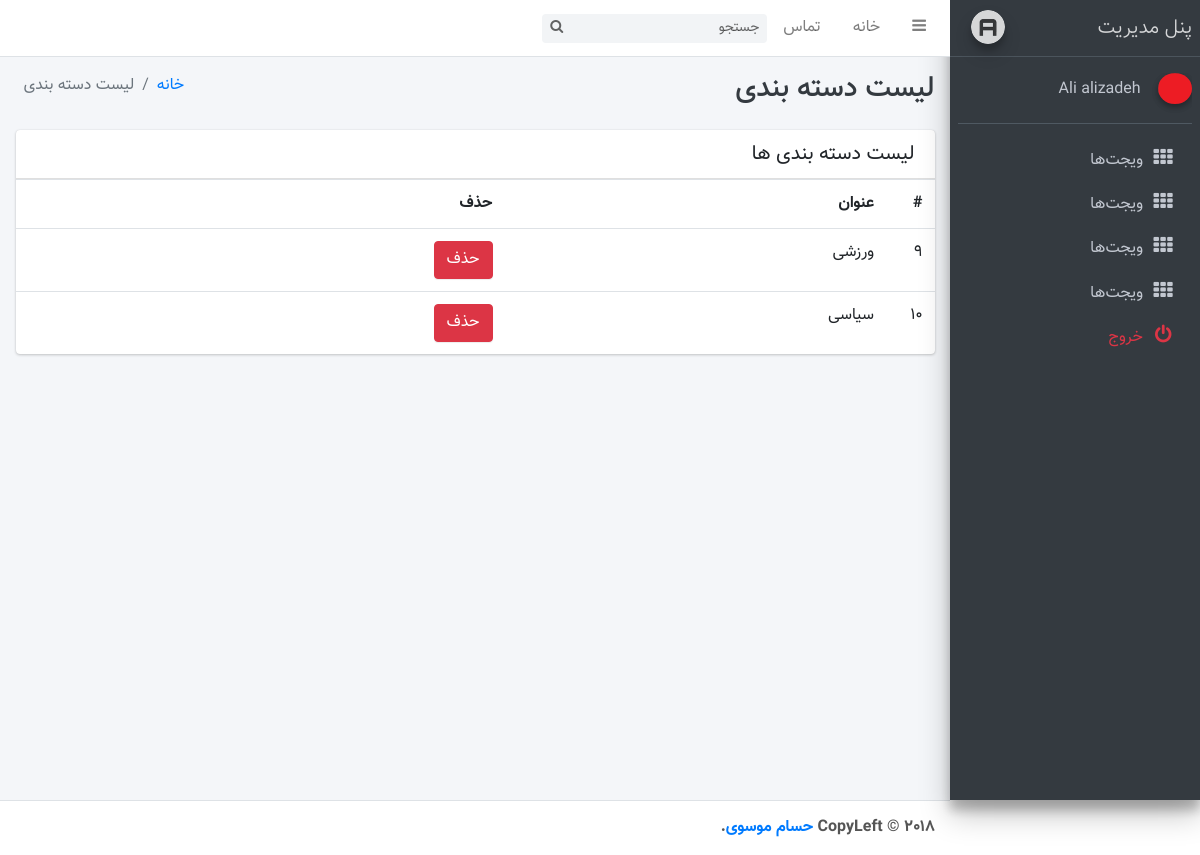
The app's page /panel/list-category/ (signed in) with its own data.
### Panel/models.py (models this page shows)
class Member(models.Model):
    name = models.CharField(max_length=100, default="ادمین", help_text="اسم ادمین")
    email = models.CharField(max_length=100, default="", help_text="ایمیل ادمین")
    phone = models.CharField(max_length=20, default="0", help_text="شماره موبایل ادمین")
    profile = models.ImageField(upload_to="adminProfile//%Y/%m/%d/%H/%m/%s", default="adminProfile/default.jpg",
                                help_text="عکس ادمین")
    password = models.TextField(default="", help_text="پسورد ادمین")

class Category(models.Model):
    title = models.CharField(max_length=100, default="")
    news_count = models.IntegerField(default=0)

### Panel/views.py (the view, shortened to what this page needs)
# urls.py: path('list-category/', views.list_catergory, name='panel_list_category'),
def list_catergory(request):
    id = request.session["member_id"]
    if not id:
        return HttpResponseRedirect("/panel/login/")
    context = {}
    context.update({"Member": Member.objects.get(id=id)})
    context.update({"Category": Category.objects.all()})
    return render(request, "list-category.html", context)

### Panel/templates/list-category.html (shortened to what this page needs)
<!DOCTYPE html>
<html>
<head>
    {% load static%}
    <link rel="stylesheet" href="{% static 'plugins/font-awesome/css/font-awesome.min.css' %}">
    <link rel="stylesheet" href="https://code.ionicframework.com/ionicons/2.0.1/css/ionicons.min.css">
    <link rel="stylesheet" href="{% static 'dist/css/adminlte.min.css' %}">
    <link rel="stylesheet" href="{% static 'plugins/iCheck/flat/blue.css' %}">
    <link rel="stylesheet" href="{% static 'plugins/morris/morris.css' %}">
    <link rel="stylesheet" href="{% static 'plugins/jvectormap/jquery-jvectormap-1.2.2.css' %}">
    <link rel="stylesheet" href="{% static 'plugins/datepicker/datepicker3.css' %}">
    <link rel="stylesheet" href="{% static 'plugins/daterangepicker/daterangepicker-bs3.css' %}">
    <link rel="stylesheet" href="{% static 'plugins/bootstrap-wysihtml5/bootstrap3-wysihtml5.min.css"
    ' %}">
    <link rel="stylesheet" href="{% static 'dist/css/bootstrap-rtl.min.css' %}">
    <link rel="stylesheet" href="{% static 'dist/css/custom-style.css' %}">
</head>
<body class="hold-transition sidebar-mini">
<div class="wrapper">
    <nav class="main-header navbar navbar-expand bg-white navbar-light border-bottom">
        <ul class="navbar-nav">
            <li class="nav-item">
                <a class="nav-link" data-widget="pushmenu" href="#"><i class="fa fa-bars"></i></a>
            </li>
            <li class="nav-item d-none d-sm-inline-block">
                <a href="index3.html" class="nav-link">خانه</a>
            </li>
            <li class="nav-item d-none d-sm-inline-block">
                <a href="#" class="nav-link">تماس</a>
            </li>
        </ul>
        <form class="form-inline ml-3">
            <div class="input-group input-group-sm">
                <input class="form-control form-control-navbar" type="search" placeholder="جستجو" aria-label="Search">
                <div class="input-group-append">
                    <button class="btn btn-navbar" type="submit">
                        <i class="fa fa-search"></i>
                    </button>
                </div>
            </div>
        </form>
    </nav>
    <aside class="main-sidebar sidebar-dark-primary elevation-4">
        <a href="index3.html" class="brand-link">
            <img src="{% static 'dist/img/AdminLTELogo.png' %}" alt="AdminLTE Logo"
                 class="brand-image img-circle elevation-3"
                 style="opacity: .8">
            <span class="brand-text font-weight-light">پنل مدیریت</span>
        </a>
        <div class="sidebar" style="direction: ltr">
            <div style="direction: rtl">
                <div class="user-panel mt-3 pb-3 mb-3 d-flex">
                    <div class="image">
                        <img src="{{ Member.profile.url}}"
                             class="img-circle elevation-2" alt="User Image">
                    </div>
                    <div class="info">
                        <a href="#" class="d-block">{{ Member.name }}</a>
                    </div>
                </div>
                <nav class="mt-2">
                    <ul class="nav nav-pills nav-sidebar flex-column" data-widget="treeview" role="menu"
                        data-accordion="false">
                        <li class="nav-item">
                            <a href="#" class="nav-link">
                                <i class="nav-icon fa fa-th"></i>
                                <p>
                                    ویجت‌ها
                                </p>
                            </a>
                        </li>
                        <li class="nav-item">
                            <a href="#" class="nav-link">
                                <i class="nav-icon fa fa-th"></i>
                                <p>
                                    ویجت‌ها
                                </p>
                            </a>
                        </li>
                        <li class="nav-item">
                            <a href="#" class="nav-link">
                                <i class="nav-icon fa fa-th"></i>
                                <p>
                                    ویجت‌ها
                                </p>
                            </a>
                        </li>
                        <li class="nav-item">
                            <a href="#" class="nav-link">
                                <i class="nav-icon fa fa-th"></i>
                                <p>
                                    ویجت‌ها
                                </p>
                            </a>
                        </li>
                        <li class="nav-item">
                            <a href="/panel/logout/" class="nav-link">
                                <i class="nav-icon fa fa-power-off text-danger"></i>
                                <p class="text-danger">
                                    خروج
                                </p>
                            </a>
                        </li>
                    </ul>
                </nav>
            </div>
        </div>
    </aside>
    <div class="content-wrapper">
        <div class="content-header">
            <div class="container-fluid">
                <div class="row mb-2">
                    <div class="col-sm-6">
                        <h1 class="m-0 text-dark">لیست دسته بندی</h1>
                    </div>
                    <div class="col-sm-6">
                        <ol class="breadcrumb float-sm-left">
                            <li class="breadcrumb-item"><a href="#">خانه</a></li>
                            <li class="breadcrumb-item active">لیست دسته بندی</li>
                        </ol>
                    </div>
                </div>
            </div>
        </div>
        <section class="content">
            <div class="container-fluid">
                <div class="card">
                    <div class="card-header">
                        <h3 class="card-title">لیست دسته بندی ها </h3>
                    </div>
                    <div class="card-body p-0">
                        <table class="table table-condensed">
                            <tbody>
                            <tr>
                                <th style="width: 10px">#</th>
                                <th>عنوان</th>
                                <th>حذف</th>
                            </tr>
                            {% for cat in Category %}
                            <tr>
                                <td>{{cat.id}}</td>
                                <td>{{ cat.title}}</td>
                                <td>
                                        <button type="submit " class="btn btn-danger" onclick="deleteCategory({{cat.id}})">حذف</button>
                                </td>
                            </tr>
                            {% endfor %}
                            </tbody>
                        </table>
                    </div>
                </div>
            </div>
        </section>
    </div>
    <footer class="main-footer">
        <strong>CopyLeft &copy; 2018 <a href="http://github.com/hesammousavi/">حسام موسوی</a>.</strong>
    </footer>
</div>
</body>
</html>

### records on screen
Member: profile (picture), name "Ali alizadeh"
Category: id "۹", title "ورزشی"
Category: id "۱۰", title "سیاسی"
